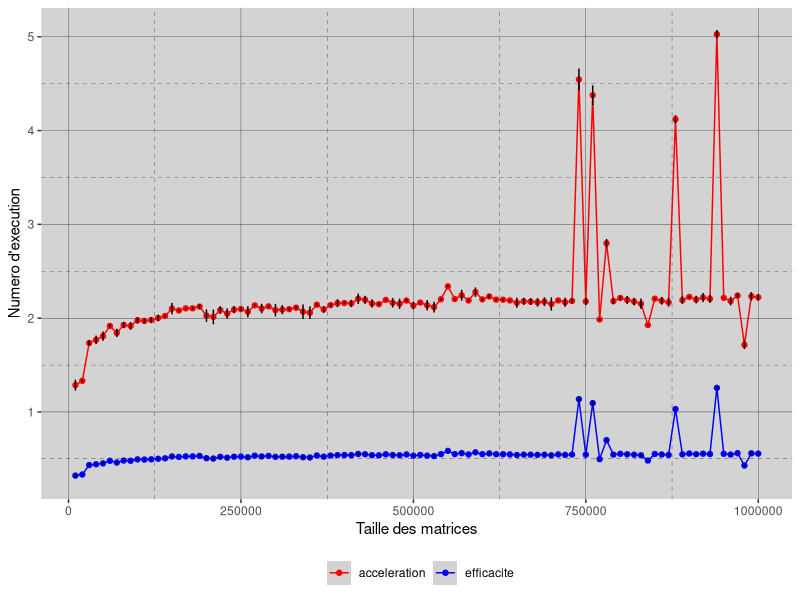

Source code (R):
# script R permettant de comparer les temps moyens de calcul des produits de matrices carrées entre algo classique et algo transposée
# pour des tailles variant de 2000 à 5000

library(ggplot2)
library(plyr)
library(reshape2)

# extraction des données
data_para_acc <- data.frame(read.csv2(file="fichiers_thread/exec_thread_acc_2.txt",sep=';', dec='.'))
data_para_eff <- data.frame(read.csv2(file="fichiers_thread/exec_thread_eff_2.txt",sep=';', dec='.'))

# analyse statistique

stat_acc<-ddply(data_para_acc,c("Taille_mat"),summarise,N=length(Acc),mean=mean(Acc),sd=sd(Acc),se=1.96*(sd/sqrt(N)))
stat_eff<-ddply(data_para_eff,c("Taille_mat"),summarise,N=length(Eff),mean=mean(Eff),sd=sd(Eff),se=1.96*(sd/sqrt(N)))


# tracé des résultats obtenus

p <- ggplot()

p <- p + geom_point(data=stat_acc, aes(x=Taille_mat, y=mean, colour = "acceleration")) + geom_line(data=stat_acc, aes(x=Taille_mat, y=mean, colour = "acceleration"))
p <- p + geom_errorbar(data=stat_acc,aes(x=Taille_mat,ymin=mean-se,ymax=mean+se),width=.2,position=position_dodge())

p <- p + geom_point(data=stat_eff, aes(x=Taille_mat, y=mean, colour = "efficacite")) + geom_line(data=stat_eff, aes(x=Taille_mat, y=mean, colour = "efficacite"))
p <- p + geom_errorbar(data=stat_eff,aes(x=Taille_mat,ymin=mean-se,ymax=mean+se),width=.2,position=position_dodge())

p <- p + xlab("Taille des matrices")
p <- p + ylab("Numero d'execution")

cols <- c("acceleration"="red","efficacite"="blue")
p <- p + scale_colour_manual("",
                             values = cols)

p <-  p + theme(panel.background = element_rect(fill = "lightgrey"),
                panel.grid.minor = element_line(colour = "black", linetype="dashed", size = 0.1),
                panel.grid.major = element_line(colour = "black", size = 0.1),
                legend.position="bottom")

show(p)
